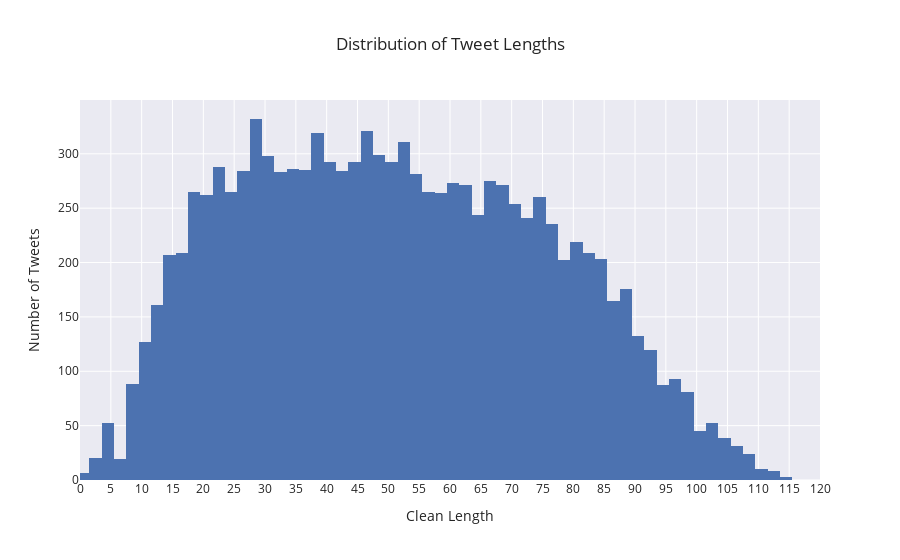

Source (notebook cell):
### Code cell
histogram_fig = create_histogram(trn_data, x_column='cleanlength',
                                 title='Distribution of Tweet Lengths',
                                 xaxis_title='Clean Length',
                                 yaxis_title='Number of Tweets',
                                 xaxis_range=120)

histogram_fig.show()

### Figure 1 — Plotly figure (JSON) as saved in the notebook; plotly's stock layout.template omitted (floating-point values rounded to 4 significant figures; data arrays with more than 128 entries replaced by an {"elided": "..."} marker saying what was removed)
{"data": [{"alignmentgroup": "True", "bingroup": "x", "hovertemplate": "cleanlength=%{x}<br>count=%{y}<extra></extra>", "legendgroup": "", "marker": {"color": "rgb(76,114,176)", "pattern": {"shape": ""}}, "name": "", "nbinsx": 80, "offsetgroup": "", "orientation": "v", "showlegend": false, "type": "histogram", "x": {"elided": "11180 int values"}, "xaxis": "x", "yaxis": "y"}], "layout": {"barmode": "relative", "legend": {"tracegroupgap": 0}, "showlegend": false, "title": {"text": "Distribution of Tweet Lengths"}, "xaxis": {"anchor": "y", "domain": [0, 1], "range": [0, 120], "showgrid": true, "tickvals": [0, 5, 10, 15, 20, 25, 30, 35, 40, 45, 50, 55, 60, 65, 70, 75, 80, 85, 90, 95, 100, 105, 110, 115, 120], "title": {"text": "Clean Length"}}, "yaxis": {"anchor": "x", "domain": [0, 1], "showgrid": true, "title": {"text": "Number of Tweets"}}}}
